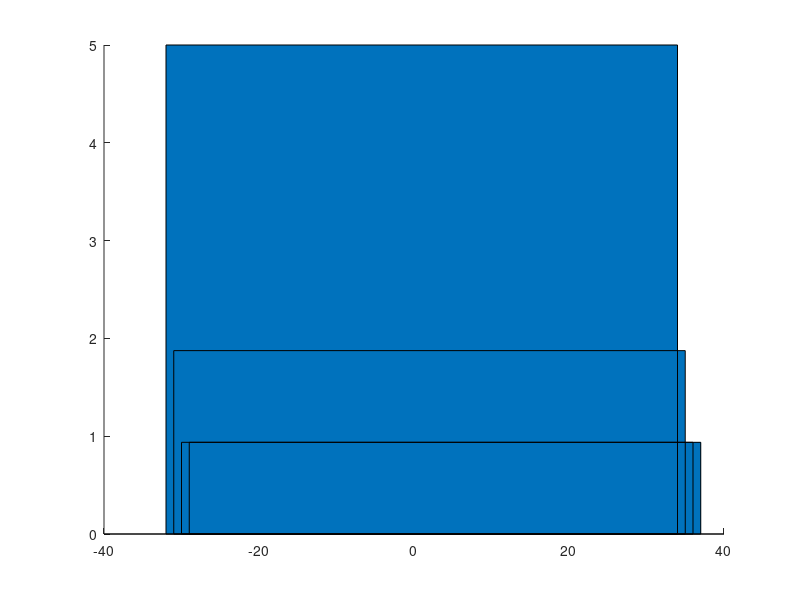

Write MATLAB code to recreate this figure. (Note: this script raises an error after producing the figure.)
p1 = input('Input preasure for node 1 : ');

row1 = [+1.0, +0.0, +0.0, +0.0, +0.0, +0.0];
row2 = [+0.3, -1.3, +0.5, +0.5, +0.0, +0.0];
row3 = [+0.0, +0.5, -1.6, +0.6, +0.0, +0.5];
row4 = [+0.0, +0.5, +0.6, -1.6, +0.5, +0.0];
row5 = [+0.0, +0.0, +0.0, +0.0, +1.0, +0.0];
row6 = [+0.0, +0.0, +0.0, +0.0, +0.0, +1.0];

A = [row1; row2; row3; row4; row5; row6];
b = [p1; 0; 0; 0; 0; 0];

x = A\b;

bar(x, 'B');
xlabel('Node number')
ylabel('Pressure (bar) ')
title("Water pressure at different nodes in the network");